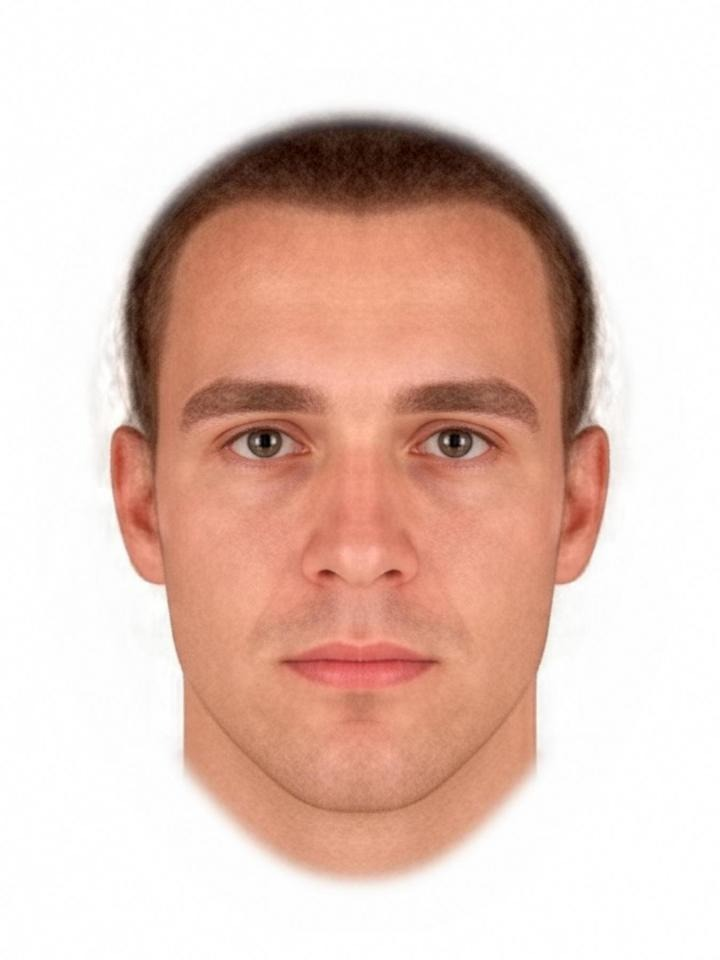
#> input picture Day27/face.jpeg, 720 x 960 px
$ python organs_prediction.py
#> lines starting #> are read from the running program, lines starting #| are printed output that depends on the picture; after the words box and inside, x2 and y2 are one past the last pixel; in counts of white or black regions, pixels touching at a corner belong together
import numpy as np
import matplotlib.pyplot as plt
from sklearn.cluster import DBSCAN
import cv2

image = cv2.imread('face.jpeg', 0)
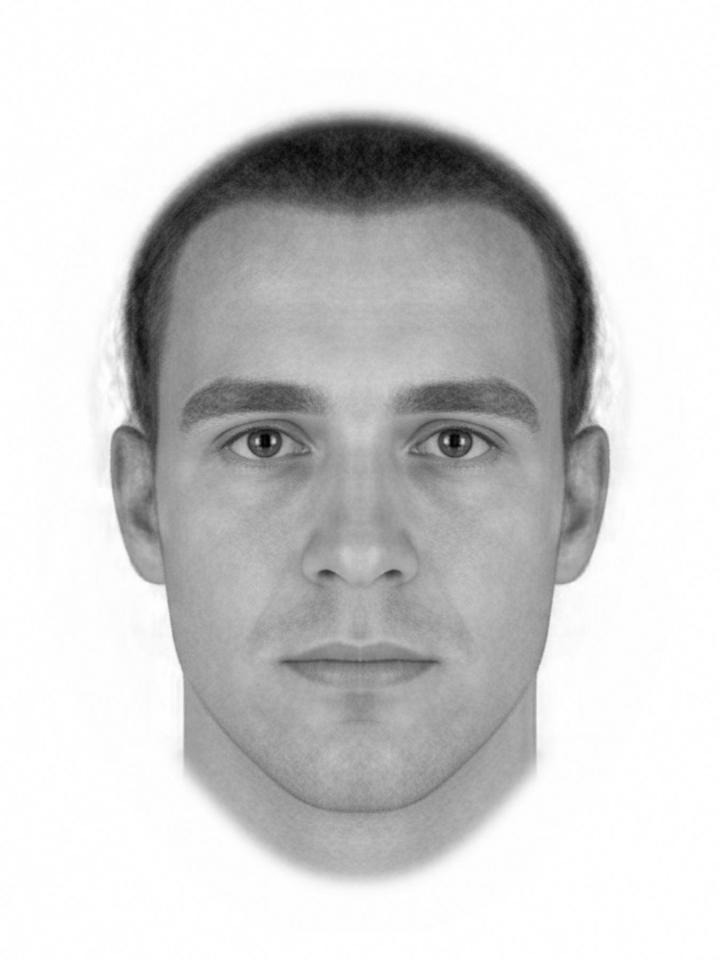
#> image: shape (960, 720); min 0, max 255, mean 207.5
edges = cv2.Canny(image, 100, 200)
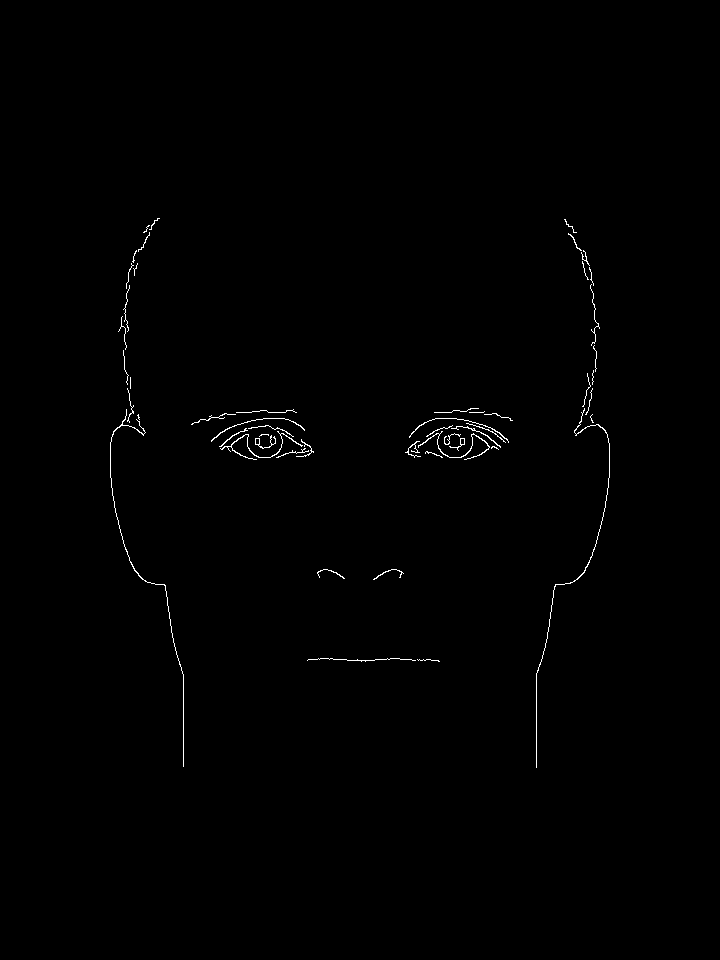
#> edges: shape (960, 720); 0.47% white in thin lines or dots, all inside (x1, y1, x2, y2) = (110, 218, 610, 768)
points = np.column_stack(np.where(edges > 0))
#> points = 3215 pairs, first value 218 to 767, second value 110 to 609

db = DBSCAN(eps=10, min_samples=10).fit(points)
labels = db.labels_
#> labels = 3215 values, max 6 at index 2858, min 0 at index 0, mean 1.74

plt.scatter(points[:, 1], points[:, 0], c=labels, cmap='viridis', s=1)
plt.title("Face Features Segmented by DBSCAN")
plt.gca().invert_yaxis()
plt.show()
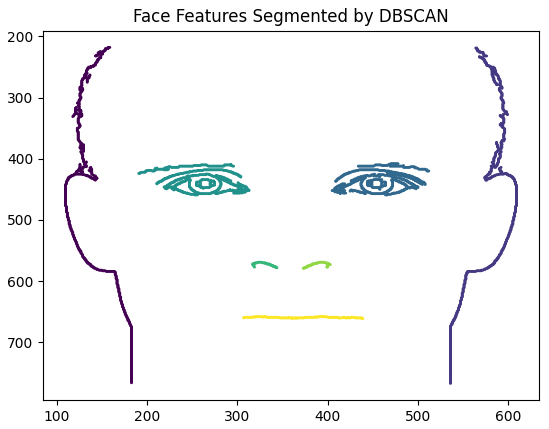
#> figure drawn by matplotlib, 1 panel
